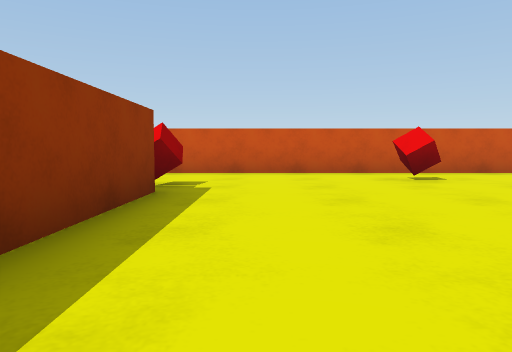
view 1 (above)

24 first-person views from a walk through a 3-D level made in the Unity game engine. The camera is 0.51 m above the floor, tilts 4° down and sees 70° across. The floor is counted in squares, 1 m on a side. Each view is taken from the middle of a square. On the plan, view 1 faces up. The plan holds only what a view shows up to about 9 squares ahead; the rest is blank. The player is left out.

view 2
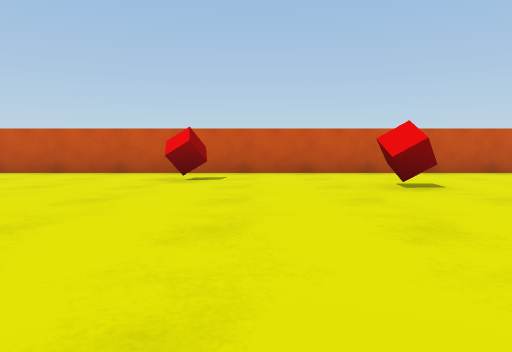

view 3
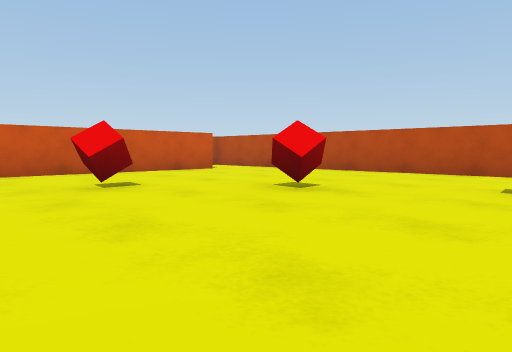

view 4
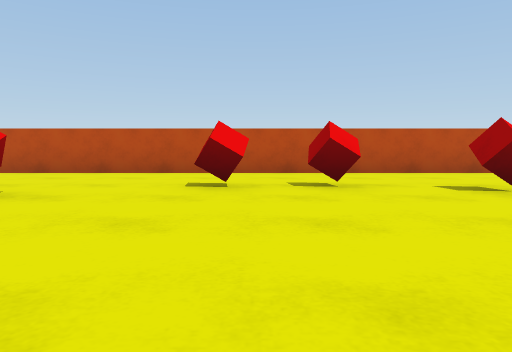

view 5
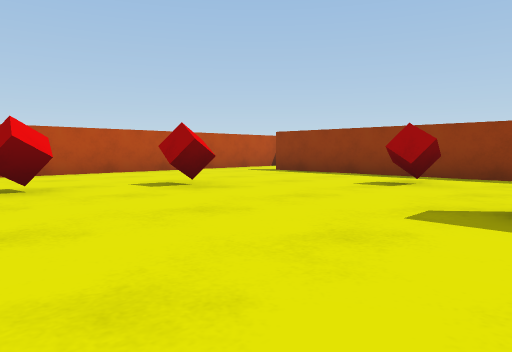

view 6
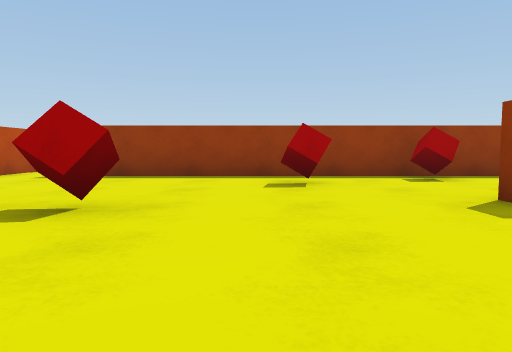

view 7
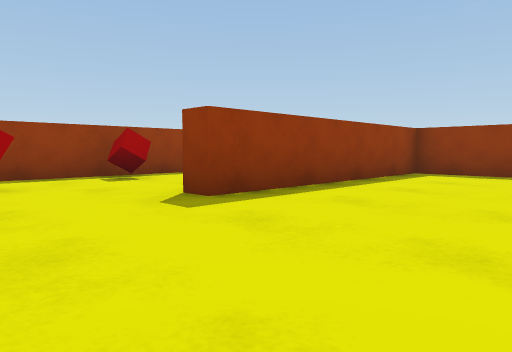

view 8
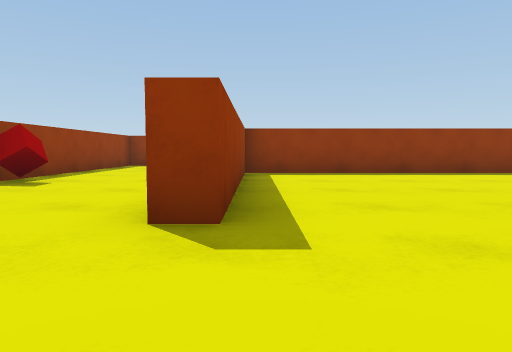

view 9
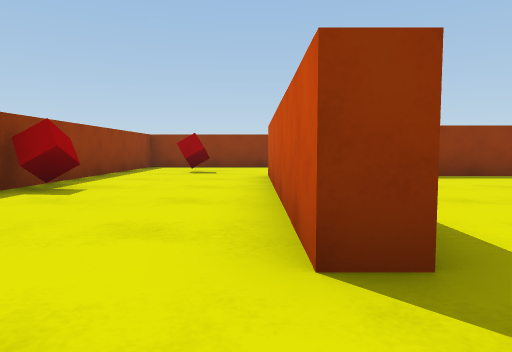

view 10
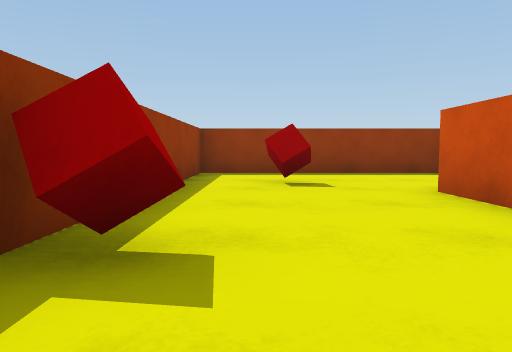

view 11
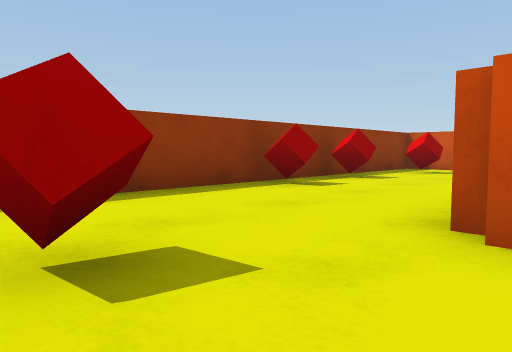

view 12
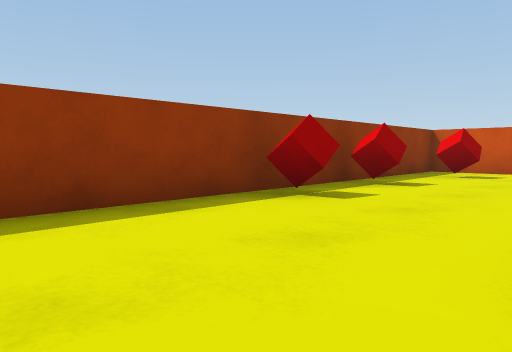

view 13
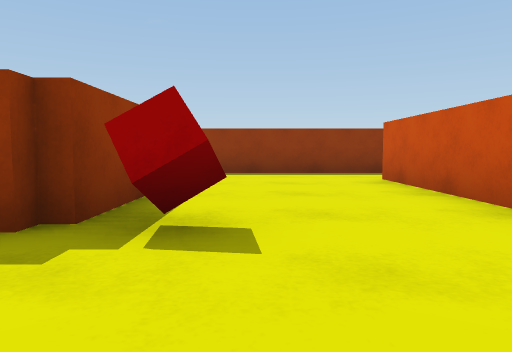

view 14
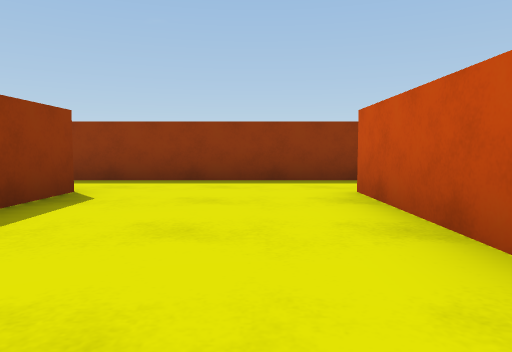

view 15
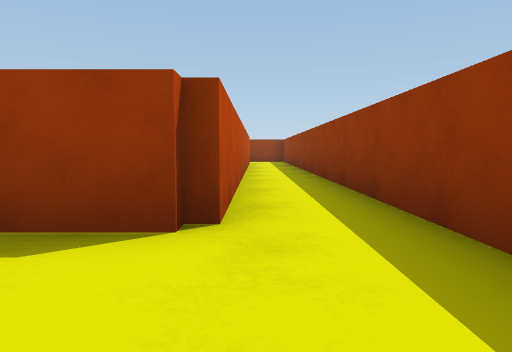

view 16
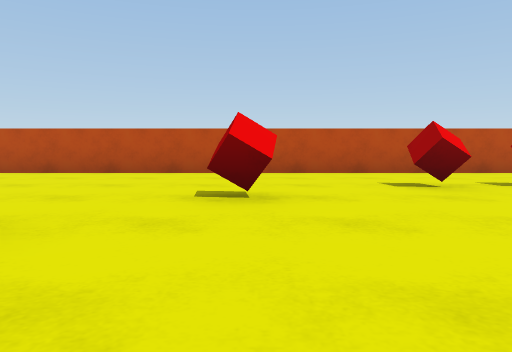

view 17
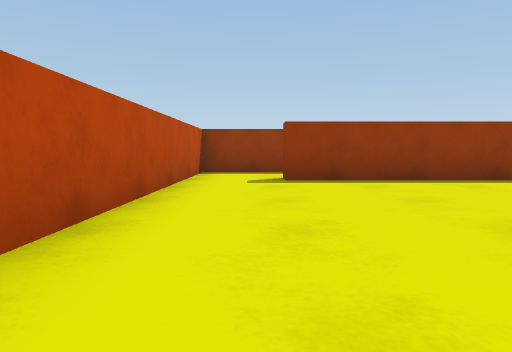

view 18
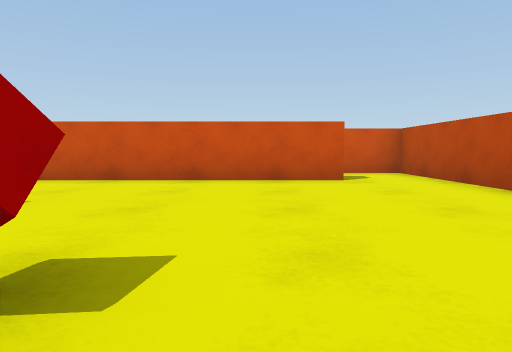

view 19
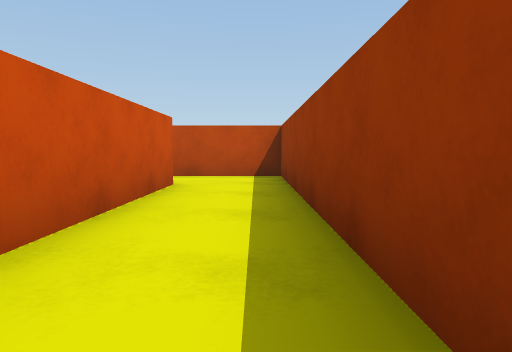

view 20
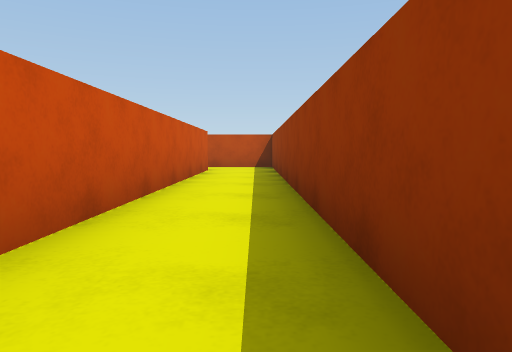

view 21
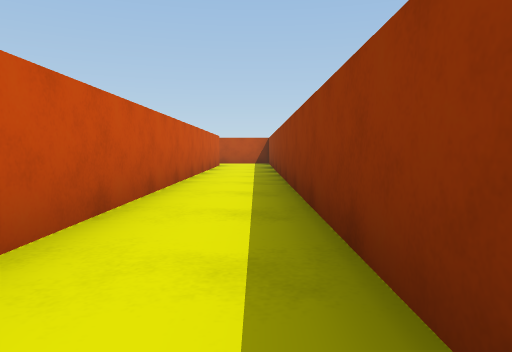

view 22
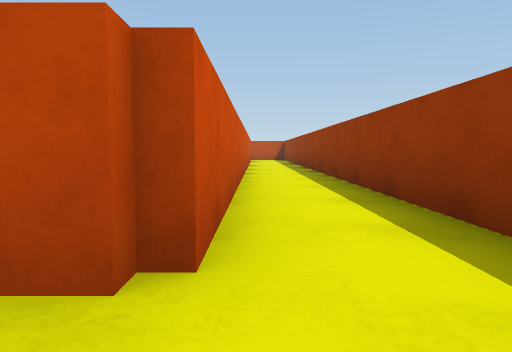

view 23
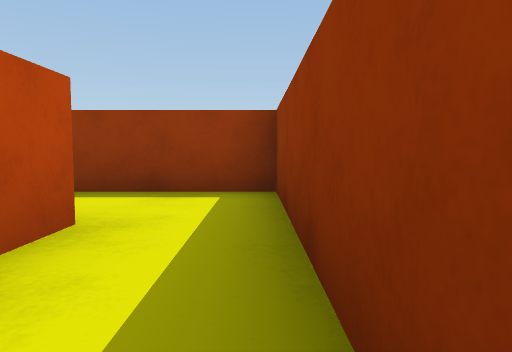

view 24
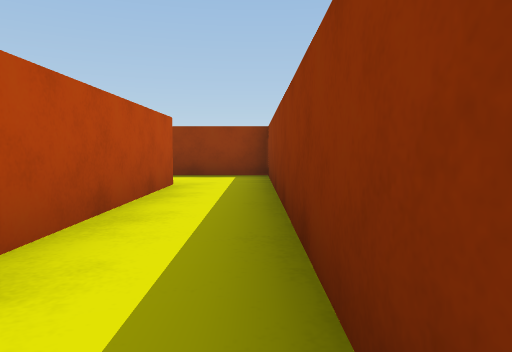

### Floor plan
Ten units are one square. View 1 is at (0, 0); x grows to the right and y downward. Boxes are objects, and circles mark ways between rooms. Rooms are numbered by the first view taken in them; rooms with no view inside come last. Other rooms are left out.
<svg viewBox="-78 -88 205 188">
<path fill="none" stroke="#000" d="M-12 -46 -12 32 45 32 45 37 -15 37M-26 -48 -15 -48M-36 -43 -52 -43 -52 72 105 72 105 78M-58 15 -58 -45M-56 -48 -41 -48M106 -83 -55 -83M-58 76 -58 38M122 85 122 -75M-73 -74 -73 75M-73 75 -73 95 122 95 122 85M105 78 -55 78"/>
<rect x="-55" y="15" width="10" height="10" fill="#bbb"><title>red cube</title></rect>
<rect x="-55" y="-5" width="10" height="10" fill="#bbb"><title>red cube</title></rect>
<rect x="-45" y="-35" width="10" height="10" fill="#bbb"><title>red cube</title></rect>
<rect x="-35" y="45" width="10" height="10" fill="#bbb"><title>red cube</title></rect>
<rect x="-15" y="-55" width="10" height="10" fill="#bbb"><title>red cube</title></rect>
<rect x="5" y="65" width="10" height="10" fill="#bbb"><title>red cube</title></rect>
<rect x="25" y="-65" width="10" height="10" fill="#bbb"><title>red cube</title></rect>
<rect x="35" y="65" width="10" height="10" fill="#bbb"><title>red cube</title></rect>
<rect x="55" y="55" width="10" height="10" fill="#bbb"><title>red cube</title></rect>
<rect x="55" y="-55" width="10" height="10" fill="#bbb"><title>red cube</title></rect>
<rect x="75" y="-35" width="10" height="10" fill="#bbb"><title>red cube</title></rect>
<rect x="85" y="25" width="10" height="10" fill="#bbb"><title>red cube</title></rect>
<rect x="85" y="5" width="10" height="10" fill="#bbb"><title>red cube</title></rect>
<rect x="85" y="-5" width="10" height="10" fill="#bbb"><title>red cube</title></rect>
<circle cx="-70" cy="70" r="3" fill="#2a7"/>
<circle cx="110" cy="80" r="3" fill="#2a7"/>
<text x="30" y="0">1</text>
<text x="10" y="90">2</text>
</svg>
Room 1 opens to room 2.

Where each view was taken, in squares from view 1:
view 1: 0 up, 0 right, facing up
view 2: 0 up, 4 right, facing up
view 3: 0 up, 4 right, facing up-right
view 4: 0 up, 4 right, facing right
view 5: 0 up, 4 right, facing down-right
view 6: 0 up, 7 right, facing down
view 7: 0 up, 7 right, facing down-left
view 8: 3 down, 7 right, facing left
view 9: 4 down, 6 right, facing left
view 10: 6 down, 3 right, facing left
view 11: 6 down, 1 left, facing up-left
view 12: 5 down, 2 left, facing up-left
view 13: 6 up, 1 right, facing left
view 14: 7 up, 1 left, facing left
view 15: 7 up, 6 left, facing down
view 16: 3 up, 4 right, facing right
view 17: 1 down, 11 right, facing down
view 18: 2 up, 9 right, facing up
view 19: 9 down, 5 right, facing right
view 20: 9 down, 1 right, facing right
view 21: 9 down, 2 left, facing right
view 22: 8 down, 7 left, facing right
view 23: 5 down, 7 left, facing down
view 24: 2 down, 7 left, facing down
